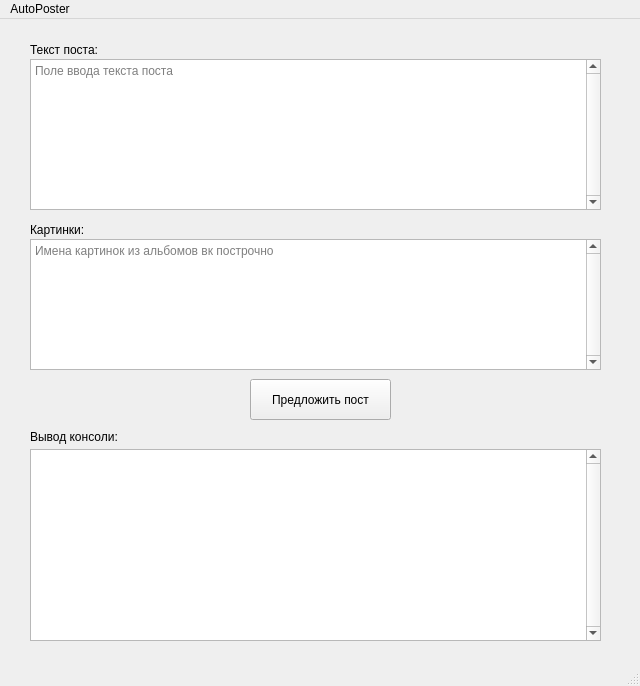
<?xml version="1.0" encoding="UTF-8"?>
<ui version="4.0">
 <class>MainWindow</class>
 <widget class="QMainWindow" name="MainWindow">
  <property name="geometry">
   <rect>
    <x>0</x>
    <y>0</y>
    <width>640</width>
    <height>686</height>
   </rect>
  </property>
  <property name="cursor">
   <cursorShape>PointingHandCursor</cursorShape>
  </property>
  <property name="windowTitle">
   <string>MainWindow</string>
  </property>
  <widget class="QWidget" name="centralwidget">
   <widget class="QPushButton" name="pushButton">
    <property name="geometry">
     <rect>
      <x>250</x>
      <y>360</y>
      <width>141</width>
      <height>41</height>
     </rect>
    </property>
    <property name="text">
     <string>Предложить пост</string>
    </property>
   </widget>
   <widget class="QTextEdit" name="textEdit">
    <property name="geometry">
     <rect>
      <x>30</x>
      <y>40</y>
      <width>571</width>
      <height>151</height>
     </rect>
    </property>
    <property name="maximumSize">
     <size>
      <width>1677721</width>
      <height>16777215</height>
     </size>
    </property>
    <property name="verticalScrollBarPolicy">
     <enum>Qt::ScrollBarAlwaysOn</enum>
    </property>
    <property name="html">
     <string>&lt;!DOCTYPE HTML PUBLIC &quot;-//W3C//DTD HTML 4.0//EN&quot; &quot;http://www.w3.org/TR/REC-html40/strict.dtd&quot;&gt;
&lt;html&gt;&lt;head&gt;&lt;meta name=&quot;qrichtext&quot; content=&quot;1&quot; /&gt;&lt;style type=&quot;text/css&quot;&gt;
p, li { white-space: pre-wrap; }
&lt;/style&gt;&lt;/head&gt;&lt;body style=&quot; font-family:'.AppleSystemUIFont'; font-size:13pt; font-weight:400; font-style:normal;&quot;&gt;
&lt;p style=&quot;-qt-paragraph-type:empty; margin-top:0px; margin-bottom:0px; margin-left:0px; margin-right:0px; -qt-block-indent:0; text-indent:0px;&quot;&gt;&lt;br /&gt;&lt;/p&gt;&lt;/body&gt;&lt;/html&gt;</string>
    </property>
    <property name="placeholderText">
     <string>Поле ввода текста поста</string>
    </property>
   </widget>
   <widget class="QLabel" name="label">
    <property name="geometry">
     <rect>
      <x>30</x>
      <y>15</y>
      <width>111</width>
      <height>31</height>
     </rect>
    </property>
    <property name="text">
     <string>Текст поста:</string>
    </property>
   </widget>
   <widget class="QLabel" name="label_2">
    <property name="geometry">
     <rect>
      <x>30</x>
      <y>200</y>
      <width>81</width>
      <height>21</height>
     </rect>
    </property>
    <property name="text">
     <string>Картинки:</string>
    </property>
   </widget>
   <widget class="QTextEdit" name="listOfPictures">
    <property name="geometry">
     <rect>
      <x>30</x>
      <y>220</y>
      <width>571</width>
      <height>131</height>
     </rect>
    </property>
    <property name="verticalScrollBarPolicy">
     <enum>Qt::ScrollBarAlwaysOn</enum>
    </property>
    <property name="placeholderText">
     <string>Имена картинок из альбомов вк построчно</string>
    </property>
   </widget>
   <widget class="QTextBrowser" name="textBrowser">
    <property name="geometry">
     <rect>
      <x>30</x>
      <y>430</y>
      <width>571</width>
      <height>192</height>
     </rect>
    </property>
    <property name="verticalScrollBarPolicy">
     <enum>Qt::ScrollBarAlwaysOn</enum>
    </property>
   </widget>
   <widget class="QLabel" name="label_3">
    <property name="geometry">
     <rect>
      <x>30</x>
      <y>410</y>
      <width>111</width>
      <height>16</height>
     </rect>
    </property>
    <property name="text">
     <string>Вывод консоли:</string>
    </property>
   </widget>
  </widget>
  <widget class="QMenuBar" name="menubar">
   <property name="geometry">
    <rect>
     <x>0</x>
     <y>0</y>
     <width>640</width>
     <height>21</height>
    </rect>
   </property>
   <widget class="QMenu" name="menuAutoPoster">
    <property name="title">
     <string>AutoPoster</string>
    </property>
   </widget>
   <addaction name="menuAutoPoster"/>
  </widget>
  <widget class="QStatusBar" name="statusbar"/>
 </widget>
 <resources/>
 <connections/>
</ui>
